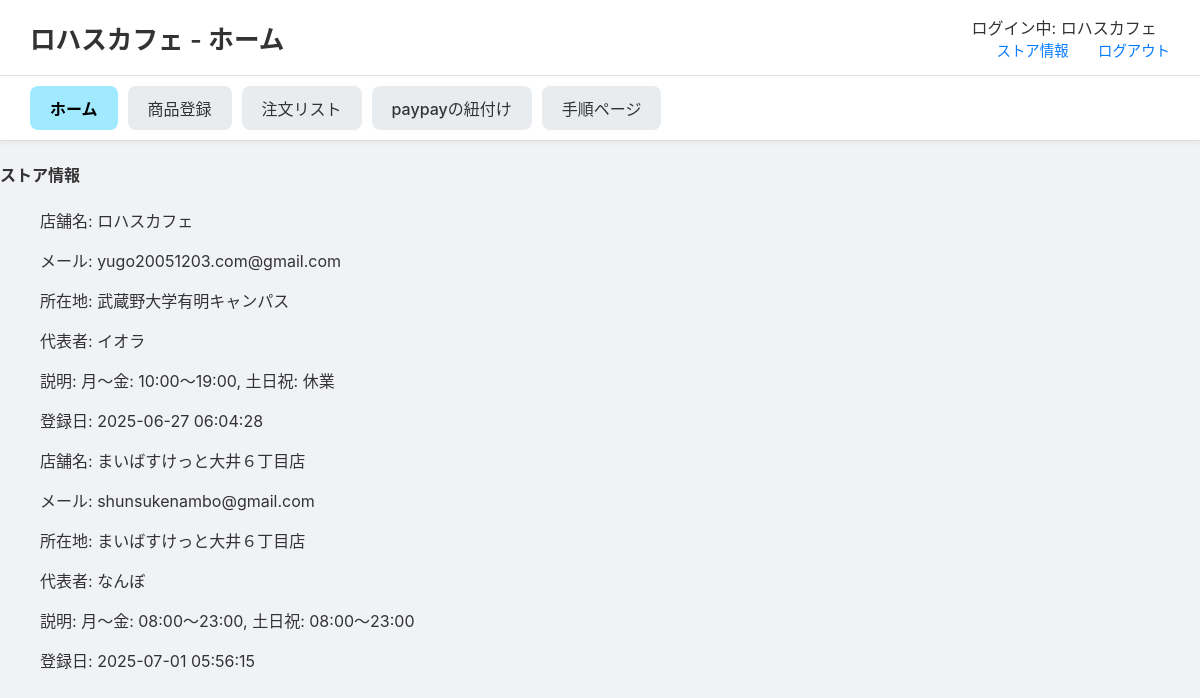
The app's page /stores/store_info (signed in), older data.
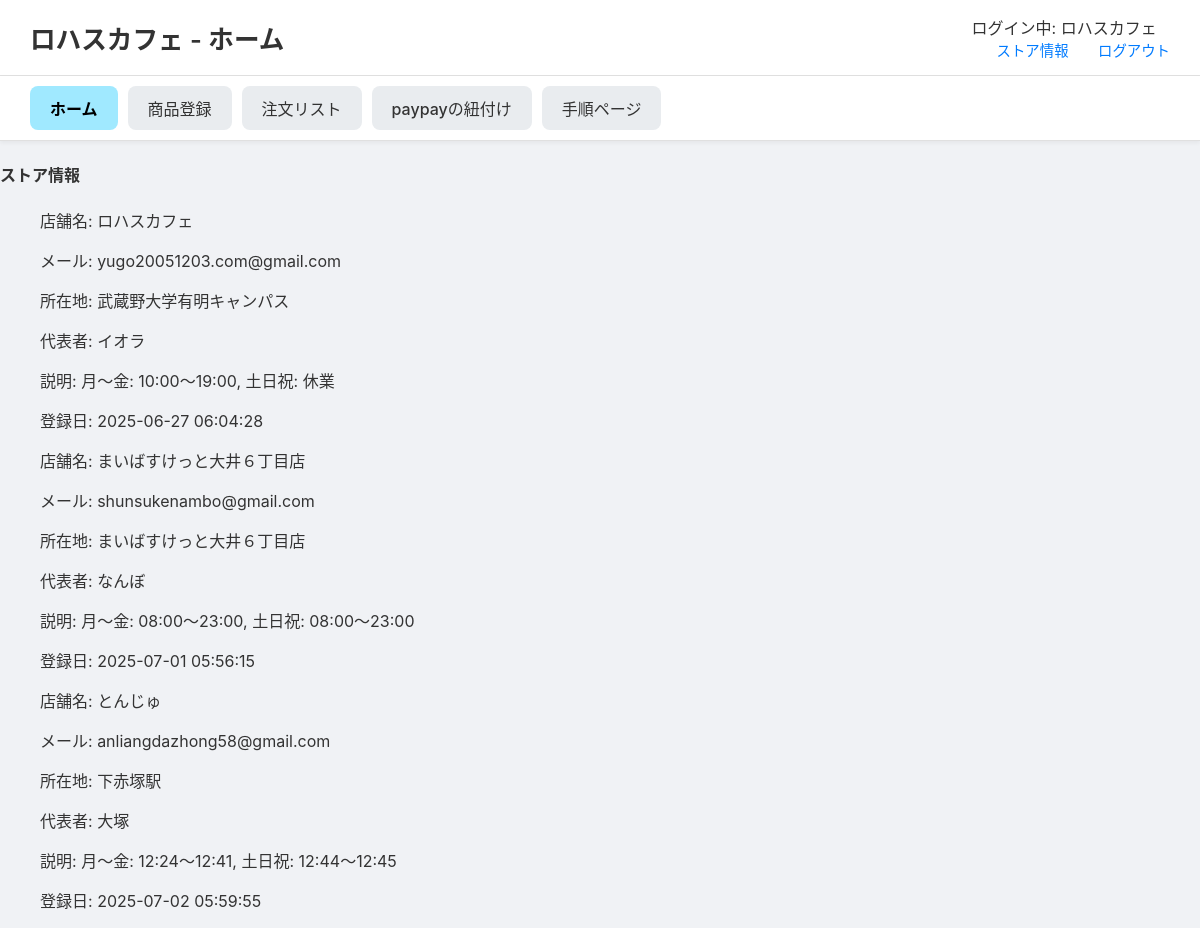
The same page, newer data.
### tables this page shows
CREATE TABLE store (
    store_id INTEGER PRIMARY KEY AUTOINCREMENT,
    store_name TEXT NOT NULL,
    email TEXT UNIQUE NOT NULL,
    password TEXT NOT NULL,
    location TEXT,
    representative TEXT,
    description TEXT,
    created_at TIMESTAMP DEFAULT CURRENT_TIMESTAMP  -- created_atに名前統一
);

### routes/stores_detail/stores_detail.py (the view)
@stores_detail_bp.route('/store_info')
def store_info():
    if 'store_id' not in session:
        flash("ログインしてください")
        return redirect(url_for('store.store_login'))
    store_name = session.get('store_name', 'ゲスト')
    conn = sqlite3.connect('app.db')
    conn.row_factory = sqlite3.Row  # dictのようにアクセスできる
    cur = conn.cursor()
    cur.execute("SELECT store_name, email, location, representative, description, created_at FROM store")
    stores = cur.fetchall()
    conn.close()
    return render_template('stores_detail/store_info.html', store_name=store_name, stores=stores)

### templates/stores_detail/store_info.html (shortened to what this page needs)
<!DOCTYPE html>
<html lang="ja">
<head>
    <link rel="stylesheet" href="{{ url_for('static', filename='css/stores_detail.css') }}">
</head>
<body>
        <header class="site-header">
            <h1>{{ store_name }} - ホーム</h1>
            <div class="header-links">
                <div class="store-name">ログイン中: {{ store_name if store_name else 'ゲスト' }}</div>
                <a href="{{ url_for('stores_detail.store_info') }}">ストア情報</a>
                <a href="{{ url_for('general.explamation') }}">ログアウト</a>
            </div>
        </header>
    <nav class="main-nav">
        <ul>
            <li><a href="{{ url_for('stores_detail.store_home') }}" class="active">ホーム</a></li>
            <li><a href="{{ url_for('stores_detail.menu_registration') }}">商品登録</a></li>
            <li><a href="{{ url_for('stores_detail.order_list') }}">注文リスト</a></li>
            <li><a href="{{ url_for('stores_detail.paypay_linking') }}">paypayの紐付け</a></li>
            <li><a href="{{ url_for('stores_detail.procedure') }}">手順ページ</a></li>
        </ul>
    </nav>
<main>
    <h4>ストア情報</h4>
    <ul>
        {% if stores %}
            {% for store in stores %}
                    <p>店舗名: {{ store.store_name }}</p>
                    <p>メール: {{ store.email }}</p>
                    <p>所在地: {{ store.location }}</p>
                    <p>代表者: {{ store.representative }}</p>
                    <p>説明: {{ store.description }}</p>
                    <p>登録日: {{ store.created_at }}</p>
            {% endfor %}
        {% else %}
            <li>ストア情報がありません。</li>
        {% endif %}
    </ul>
</main>
</body>
</html>

### static/css/stores_detail.css (style rules this page uses)
body { font-family: -apple-system, BlinkMacSystemFont, "Segoe UI", Roboto, "Hiragino Sans", "Noto Sans CJK JP", "Yu Gothic", sans-serif; margin: 0; background-color: #f0f2f5; color: #333; }
.site-header { display: flex; justify-content: space-between; align-items: center; padding: 15px 30px; background-color: #ffffff; border-bottom: 1px solid #e0e0e0; }
.site-header h1 { font-size: 1.6em; margin: 0; font-weight: 600; }
.header-links a { margin-left: 25px; text-decoration: none; color: #007bff; font-size: 0.9em; font-weight: 500; }
.main-nav { background-color: #ffffff; padding: 10px 30px; border-bottom: 1px solid #e0e0e0; box-shadow: 0 2px 4px rgba(0,0,0,0.05); }
.main-nav ul { display: flex; list-style: none; margin: 0; padding: 0; gap: 10px; }
.main-nav a { display: block; padding: 10px 20px; text-decoration: none; color: #333; background-color: #e9ecef; border-radius: 8px; font-weight: 500; transition: background-color 0.2s; }
.main-nav a.active { background-color: #a0e9ff; color: #000; font-weight: bold; }

Row changes from the older to the newer data that the page shows:
added store: store_name "とんじゅ", email "anliangdazhong58@gmail.com", location "下赤塚駅", representative "大塚", description "月〜金: 12:24〜12:41, 土日祝: 12:44〜12:45", created_at "2025-07-02 05:59:55"
